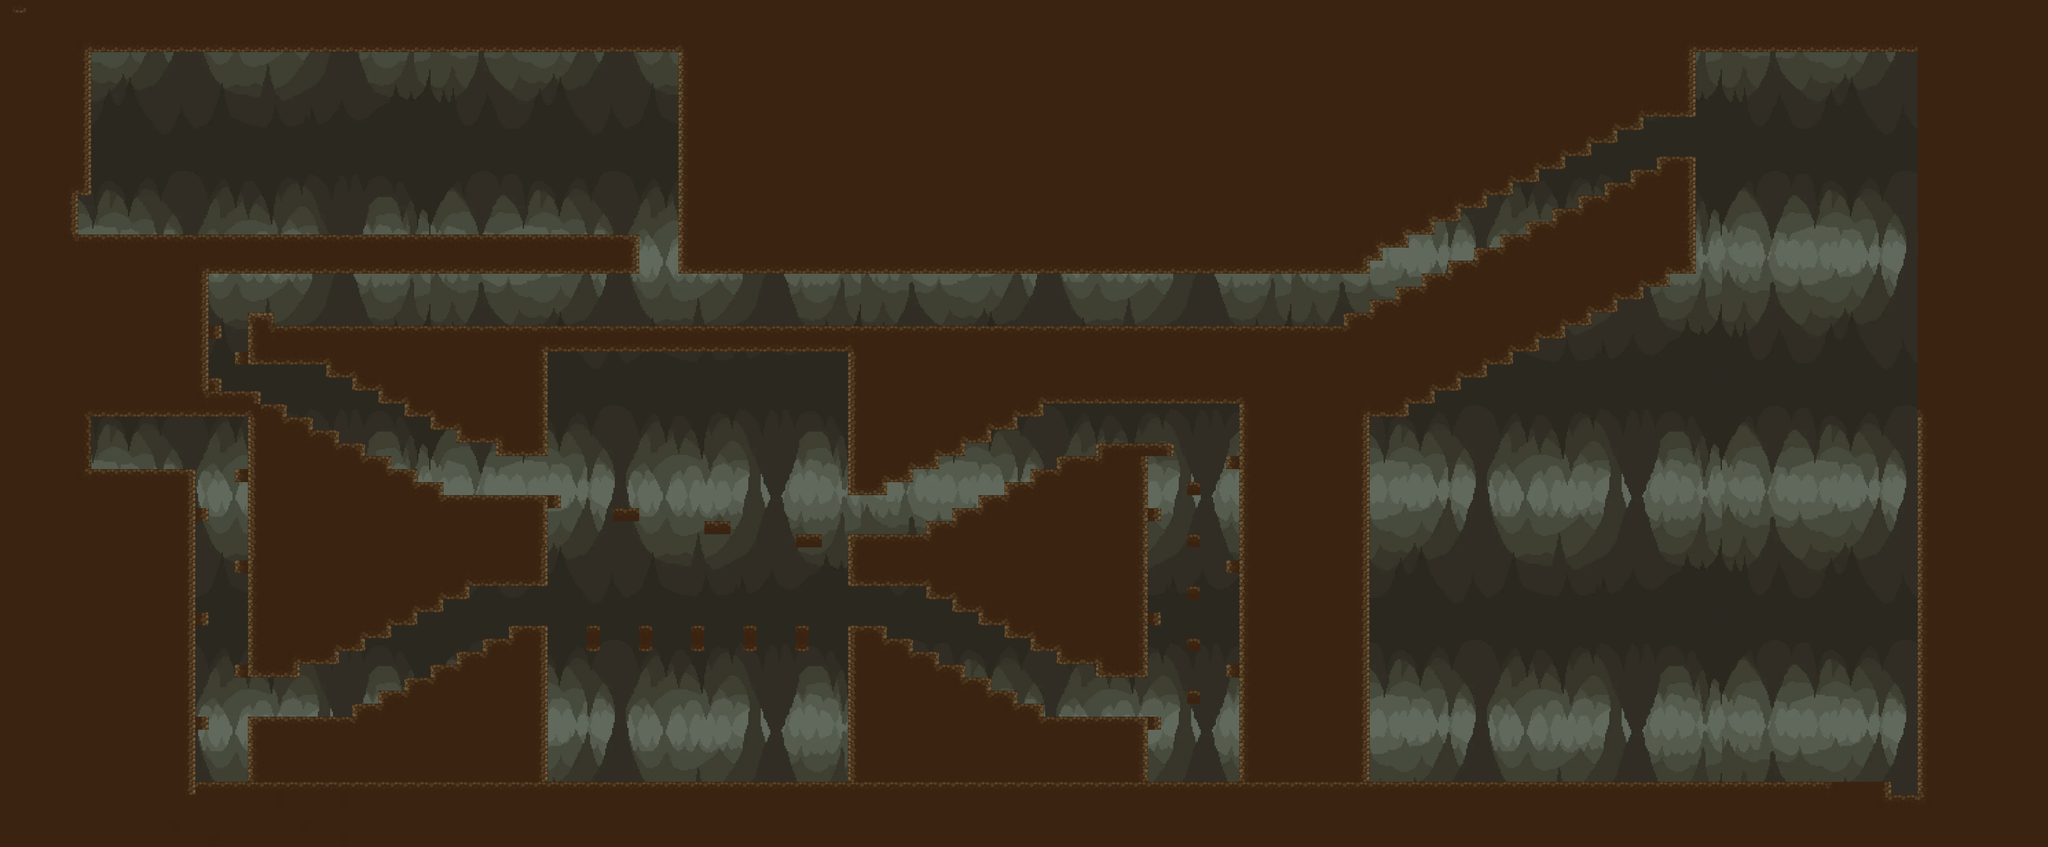

Below is a game level as drawn by its tile map, then a one-line description and the .tmx that defines it (tile-layer data replaced by summaries):
An orthogonal 157x65 tile map with 32x32 px tiles, 2 tile layers (backg, Suelo), 45 tilesets and 326 objects (132x gemaM, 96x gemaB, 30x linternal, 19x fence, 12x estalactitas2, ...).

<map version="1.10" tiledversion="1.11.0" orientation="orthogonal" renderorder="right-down" width="157" height="65" tilewidth="32" tileheight="32" infinite="0" nextlayerid="9" nextobjectid="2079">
 <tileset firstgid="1" name="mona china 1" tilewidth="32" tileheight="32" tilecount="1" columns="1">
  <image source="../../graphics/Protagonist/mona china 1.png" trans="ff00ff" width="32" height="32" />
 </tileset>
 <tileset firstgid="2" name="Tileset" tilewidth="32" tileheight="32" tilecount="60" columns="10">
  <image source="../../graphics/TilesOfMap/1 Tiles/Tileset.png" trans="ff00ff" width="320" height="192" />
 </tileset>
 <tileset firstgid="62" name="backgg" tilewidth="32" tileheight="32" tilecount="4836" columns="93">
  <image source="../../graphics/Background/backgg.png" trans="ff00ff" width="3000" height="1688" />
 </tileset>
 <tileset firstgid="4898" name="meta" tilewidth="32" tileheight="32" tilecount="1" columns="1">
  <image source="../../graphics/Background/meta.png" trans="ff00ff" width="32" height="32" />
 </tileset>
 <tileset firstgid="4899" name="arbol" tilewidth="104" tileheight="135" tilecount="1" columns="1">
  <image source="../../graphics/Background/arbol.png" trans="ff00ff" width="104" height="135" />
 </tileset>
 <tileset firstgid="4900" name="dam" tilewidth="64" tileheight="64" tilecount="1" columns="1">
  <image source="../../graphics/Background/dam.png" trans="ff00ff" width="64" height="64" />
 </tileset>
 <tileset firstgid="4901" name="gre" tilewidth="64" tileheight="64" tilecount="1" columns="1">
  <image source="../../graphics/Background/gre.png" trans="ff00ff" width="64" height="64" />
 </tileset>
 <tileset firstgid="4902" name="jos" tilewidth="64" tileheight="64" tilecount="1" columns="1">
  <image source="../../graphics/Background/jos.png" trans="ff00ff" width="64" height="64" />
 </tileset>
 <tileset firstgid="4903" name="mig" tilewidth="64" tileheight="64" tilecount="1" columns="1">
  <image source="../../graphics/Background/mig.png" trans="ff00ff" width="64" height="64" />
 </tileset>
 <tileset firstgid="4904" name="nao" tilewidth="64" tileheight="64" tilecount="1" columns="1">
  <image source="../../graphics/Background/nao.png" trans="ff00ff" width="64" height="64" />
 </tileset>
 <tileset firstgid="4905" name="rox" tilewidth="64" tileheight="64" tilecount="1" columns="1">
  <image source="../../graphics/Background/rox.png" trans="ff00ff" width="64" height="64" />
 </tileset>
 <tileset firstgid="4906" name="flechaa" tilewidth="13" tileheight="21" tilecount="1" columns="1">
  <image source="../../graphics/Background/flechaa.png" trans="ff00ff" width="13" height="21" />
 </tileset>
 <tileset firstgid="4907" name="flechab" tilewidth="13" tileheight="21" tilecount="1" columns="1">
  <image source="../../graphics/Background/flechab.png" trans="ff00ff" width="13" height="21" />
 </tileset>
 <tileset firstgid="4908" name="derecha" tilewidth="16" tileheight="21" tilecount="1" columns="1">
  <image source="../../graphics/Background/derecha.png" trans="ff00ff" width="16" height="21" />
 </tileset>
 <tileset firstgid="4909" name="arbu" tilewidth="29" tileheight="15" tilecount="1" columns="1">
  <image source="../../graphics/Background/arbu.png" trans="ff00ff" width="29" height="15" />
 </tileset>
 <tileset firstgid="4910" name="arbust" tilewidth="63" tileheight="27" tilecount="1" columns="1">
  <image source="../../graphics/Background/arbust.png" trans="ff00ff" width="63" height="27" />
 </tileset>
 <tileset firstgid="4911" name="rocab" tilewidth="31" tileheight="31" tilecount="1" columns="1">
  <image source="../../graphics/Background/rocab.png" trans="ff00ff" width="31" height="31" />
 </tileset>
 <tileset firstgid="4912" name="rocag" tilewidth="63" tileheight="59" tilecount="1" columns="1">
  <image source="../../graphics/Background/rocag.png" trans="ff00ff" width="63" height="59" />
 </tileset>
 <tileset firstgid="4913" name="st" tilewidth="12" tileheight="12" tilecount="1" columns="1">
  <image source="../../graphics/Background/st.png" trans="ff00ff" width="12" height="12" />
 </tileset>
 <tileset firstgid="4914" name="pa" tilewidth="17" tileheight="16" tilecount="1" columns="1">
  <image source="../../graphics/Background/pa.png" trans="ff00ff" width="17" height="16" />
 </tileset>
 <tileset firstgid="4915" name="fondo" tilewidth="32" tileheight="32" tilecount="1" columns="1">
  <image source="../../graphics/Background/fondo.png" trans="ff00ff" width="32" height="32" />
 </tileset>
 <tileset firstgid="4916" name="negro" tilewidth="32" tileheight="32" tilecount="1" columns="1">
  <image source="../../graphics/Background/negro.png" trans="ff00ff" width="32" height="32" />
 </tileset>
 <tileset firstgid="4917" name="ded" tilewidth="5" tileheight="6" tilecount="1" columns="1">
  <image source="../../graphics/Background/ded.png" trans="ff00ff" width="5" height="6" />
 </tileset>
 <tileset firstgid="4918" name="picos1" tilewidth="32" tileheight="32" tilecount="1" columns="1">
  <image source="../../graphics/Background/picos1.png" trans="ff00ff" width="32" height="32" />
 </tileset>
 <tileset firstgid="4919" name="picos2" tilewidth="32" tileheight="32" tilecount="1" columns="1">
  <image source="../../graphics/Background/picos2.png" trans="ff00ff" width="32" height="32" />
 </tileset>
 <tileset firstgid="4920" name="picos3" tilewidth="32" tileheight="32" tilecount="1" columns="1">
  <image source="../../graphics/Background/picos3.png" trans="ff00ff" width="32" height="32" />
 </tileset>
 <tileset firstgid="4921" name="enemy1" tilewidth="64" tileheight="64" tilecount="1" columns="1">
  <image source="../../graphics/enemies/enemy1.png" trans="ff00ff" width="64" height="64" />
 </tileset>
 <tileset firstgid="4922" name="victoria" tilewidth="32" tileheight="64" tilecount="1" columns="1">
  <image source="../../graphics/Background/victoria.png" trans="ff00ff" width="32" height="64" />
 </tileset>
 <tileset firstgid="4923" name="aaaa" tilewidth="32" tileheight="32" tilecount="594" columns="33">
  <image source="../../graphics/Background/aaaa.png" trans="ff00ff" width="1080" height="594" />
 </tileset>
 <tileset firstgid="5517" name="suelo" tilewidth="32" tileheight="32" tilecount="256" columns="16">
  <image source="../../graphics/TilesOfMap/suelo.png" trans="ff00ff" width="512" height="512" />
 </tileset>
 <tileset firstgid="5773" name="gemaM" tilewidth="32" tileheight="32" tilecount="1" columns="1">
  <image source="../../graphics/Background/gemaM.png" trans="ff00ff" width="32" height="32" />
 </tileset>
 <tileset firstgid="5774" name="linternal" tilewidth="32" tileheight="64" tilecount="1" columns="1">
  <image source="../../graphics/Background/linternal.png" trans="ff00ff" width="32" height="64" />
 </tileset>
 <tileset firstgid="5775" name="dino" tilewidth="75" tileheight="75" tilecount="1" columns="1">
  <image source="../../graphics/Background/dino.png" trans="ff00ff" width="75" height="75" />
 </tileset>
 <tileset firstgid="5776" name="gemaB" tilewidth="32" tileheight="32" tilecount="1" columns="1">
  <image source="../../graphics/Background/gemaB.png" trans="ff00ff" width="32" height="32" />
 </tileset>
 <tileset firstgid="5777" name="yo" tilewidth="513" tileheight="979" tilecount="1" columns="1">
  <image source="../../graphics/Background/yo.png" trans="ff00ff" width="513" height="979" />
 </tileset>
 <tileset firstgid="5778" name="estalactitas" tilewidth="32" tileheight="32" tilecount="1" columns="1">
  <image source="../../graphics/Background/estalactitas.png" trans="ff00ff" width="32" height="32" />
 </tileset>
 <tileset firstgid="5779" name="fence" tilewidth="75" tileheight="28" tilecount="1" columns="1">
  <image source="../../graphics/Background/fence.png" trans="ff00ff" width="75" height="28" />
 </tileset>
 <tileset firstgid="5780" name="estalactitas2" tilewidth="32" tileheight="32" tilecount="1" columns="1">
  <image source="../../graphics/Background/estalactitas2.png" trans="ff00ff" width="32" height="32" />
 </tileset>
 <tileset firstgid="5781" name="naonao" tilewidth="512" tileheight="1600" tilecount="1" columns="1">
  <image source="../../graphics/Background/naonao.png" trans="ff00ff" width="512" height="1600" />
 </tileset>
 <tileset firstgid="5782" name="xor" tilewidth="482" tileheight="1376" tilecount="1" columns="1">
  <image source="../../graphics/Background/xor.png" trans="ff00ff" width="482" height="1376" />
 </tileset>
 <tileset firstgid="5783" name="mancha" tilewidth="50" tileheight="50" tilecount="1" columns="1">
  <image source="../../graphics/Background/mancha.png" trans="ff00ff" width="50" height="50" />
 </tileset>
 <tileset firstgid="5784" name="mancha" tilewidth="50" tileheight="50" tilecount="1" columns="1">
  <image source="../../graphics/Background/mancha.png" trans="ff00ff" width="50" height="50" />
 </tileset>
 <tileset firstgid="5785" name="peligro" tilewidth="32" tileheight="32" tilecount="1" columns="1">
  <image source="../../graphics/Background/peligro.png" trans="ff00ff" width="32" height="32" />
 </tileset>
 <tileset firstgid="5786" name="error" tilewidth="6" tileheight="8" tilecount="1" columns="1">
  <image source="../../graphics/Background/error.png" trans="ff00ff" width="6" height="8" />
 </tileset>
 <tileset firstgid="5787" name="izquierda" tilewidth="16" tileheight="21" tilecount="1" columns="1">
  <image source="../../graphics/Background/izquierda.png" trans="ff00ff" width="16" height="21" />
 </tileset>
 <layer id="3" name="backg" width="157" height="65">
  <data>[10205 cells, 9750 non-empty, 594 distinct tile ids]</data>
 </layer>
 <layer id="1" name="Suelo" width="157" height="65">
  <data>[10205 cells, 5894 non-empty, 9 distinct tile ids]</data>
 </layer>
 <objectgroup id="5" name="Backgtras">
  <properties>
   <property name="platfrom" type="object" value="0" />
  </properties>
  <object id="697" name="estalactitas2" gid="5780" x="1376" y="1920" width="150.667" height="150.667" />
  <object id="698" name="estalactitas2" gid="5780" x="1472" y="1920" width="150.667" height="150.667" />
  <object id="699" name="estalactitas2" gid="5780" x="1568" y="1920" width="150.667" height="150.667" />
  <object id="700" name="estalactitas2" gid="5780" x="1664" y="1920" width="150.667" height="150.667" />
  <object id="701" name="estalactitas2" gid="5780" x="1760" y="1920" width="150.667" height="150.667" />
  <object id="702" name="estalactitas2" gid="5780" x="1856" y="1920" width="150.667" height="150.667" />
  <object id="703" name="estalactitas2" gid="5780" x="1952" y="1920" width="150.667" height="150.667" />
  <object id="704" name="estalactitas2" gid="5780" x="1332.67" y="1920" width="98.0003" height="150.667" />
  <object id="705" name="estalactitas2" gid="5780" x="469.142" y="1920.5" width="89.667" height="89.667" />
  <object id="706" name="estalactitas2" gid="5780" x="526.274" y="1920.5" width="89.667" height="89.667" />
  <object id="803" name="dino" gid="5775" x="2720" y="320" width="75" height="75" />
  <object id="804" name="dino" gid="5775" x="2720" y="416" width="75" height="75" />
  <object id="805" name="dino" gid="5775" x="2720" y="224" width="75" height="75" />
  <object id="811" name="dino" gid="5775" x="1792" y="608" width="75" height="75" />
  <object id="813" name="dino" gid="5775" x="3168" y="640" width="75" height="75" />
  <object id="816" name="naonao" gid="5781" x="2624" y="352" width="42.6667" height="133.333" />
  <object id="817" name="xor" gid="5782" x="2848" y="352" width="45.4128" height="129.643" />
  <object id="841" name="estalactitas2" gid="5780" x="2798" y="1920" width="150.667" height="150.667" />
  <object id="842" name="estalactitas2" gid="5780" x="2906.67" y="1918.67" width="150.667" height="150.667" />
  <object id="1007" name="dino" gid="5775" x="288" y="1280" width="75" height="75" />
  <object id="1008" name="dino" gid="5775" x="640" y="1600" width="109" height="109" />
  <object id="1009" name="dino" gid="5775" x="2688" y="1248" width="75" height="75" />
  <object id="1010" name="dino" gid="5775" x="2112" y="1056" width="75" height="75" />
  <object id="1779" name="gemaM" gid="5773" x="384" y="1184" width="10" height="10" rotation="10" />
  <object id="1780" name="gemaM" gid="5773" x="224" y="1312" width="10" height="10" rotation="10" />
  <object id="1781" name="gemaM" gid="5773" x="384" y="1376" width="10" height="10" rotation="10" />
  <object id="1782" name="gemaM" gid="5773" x="320" y="1568" width="10" height="10" rotation="10" />
  <object id="1783" name="gemaM" gid="5773" x="416" y="1664" width="10" height="10" rotation="10" />
  <object id="1784" name="gemaM" gid="5773" x="352" y="1792" width="10" height="10" rotation="10" />
  <object id="1785" name="gemaM" gid="5773" x="448" y="1888" width="10" height="10" rotation="10" />
  <object id="1786" name="gemaM" gid="5773" x="544" y="1952" width="10" height="10" rotation="10" />
  <object id="1787" name="gemaM" gid="5773" x="640" y="1824" width="10" height="10" rotation="10" />
  <object id="1788" name="gemaM" gid="5773" x="832" y="1824" width="10" height="10" rotation="10" />
  <object id="1789" name="gemaM" gid="5773" x="992" y="1760" width="10" height="10" rotation="10" />
  <object id="1790" name="gemaM" gid="5773" x="1152" y="1632" width="10" height="10" rotation="10" />
  <object id="1791" name="gemaM" gid="5773" x="1312" y="1568" width="10" height="10" rotation="10" />
  <object id="1792" name="gemaM" gid="5773" x="1568" y="1568" width="10" height="10" rotation="10" />
  <object id="1793" name="gemaM" gid="5773" x="1952" y="1568" width="10" height="10" rotation="10" />
  <object id="1794" name="gemaM" gid="5773" x="2176" y="1632" width="10" height="10" rotation="10" />
  <object id="1795" name="gemaM" gid="5773" x="2304" y="1664" width="10" height="10" rotation="10" />
  <object id="1796" name="gemaM" gid="5773" x="2400" y="1728" width="10" height="10" rotation="10" />
  <object id="1797" name="gemaM" gid="5773" x="2528" y="1792" width="10" height="10" rotation="10" />
  <object id="1798" name="gemaM" gid="5773" x="2624" y="1792" width="10" height="10" rotation="10" />
  <object id="1799" name="gemaM" gid="5773" x="2688" y="1824" width="10" height="10" rotation="10" />
  <object id="1800" name="gemaM" gid="5773" x="2816" y="1760" width="10" height="10" rotation="10" />
  <object id="1801" name="gemaM" gid="5773" x="3008" y="1664" width="10" height="10" rotation="10" />
  <object id="1802" name="gemaM" gid="5773" x="3040" y="1568" width="10" height="10" rotation="10" />
  <object id="1803" name="gemaM" gid="5773" x="2752" y="1568" width="10" height="10" rotation="10" />
  <object id="1804" name="gemaM" gid="5773" x="2784" y="1472" width="10" height="10" rotation="10" />
  <object id="1805" name="gemaM" gid="5773" x="3072" y="1408" width="10" height="10" rotation="10" />
  <object id="1806" name="gemaM" gid="5773" x="3072" y="1216" width="10" height="10" rotation="10" />
  <object id="1807" name="gemaM" gid="5773" x="2688" y="1344" width="10" height="10" rotation="10" />
  <object id="1808" name="gemaM" gid="5773" x="3136" y="1088" width="10" height="10" rotation="10" />
  <object id="1809" name="gemaM" gid="5773" x="2944" y="960" width="10" height="10" rotation="10" />
  <object id="1810" name="gemaM" gid="5773" x="2752" y="960" width="10" height="10" rotation="10" />
  <object id="1811" name="gemaM" gid="5773" x="2720" y="1120" width="10" height="10" rotation="10" />
  <object id="1812" name="gemaM" gid="5773" x="2560" y="1184" width="10" height="10" rotation="10" />
  <object id="1813" name="gemaM" gid="5773" x="2432" y="1344" width="10" height="10" rotation="10" />
  <object id="1814" name="gemaM" gid="5773" x="2368" y="1280" width="10" height="10" rotation="10" />
  <object id="1815" name="gemaM" gid="5773" x="2272" y="1312" width="10" height="10" rotation="10" />
  <object id="1816" name="gemaM" gid="5773" x="2208" y="1344" width="10" height="10" rotation="10" />
  <object id="1817" name="gemaM" gid="5773" x="2144" y="1408" width="10" height="10" rotation="10" />
  <object id="1818" name="gemaM" gid="5773" x="2144" y="1152" width="10" height="10" rotation="10" />
  <object id="1819" name="gemaM" gid="5773" x="2304" y="1056" width="10" height="10" rotation="10" />
  <object id="1820" name="gemaM" gid="5773" x="2464" y="1024" width="10" height="10" rotation="10" />
  <object id="1821" name="gemaM" gid="5773" x="2560" y="960" width="10" height="10" rotation="10" />
  <object id="1822" name="gemaM" gid="5773" x="1984" y="1344" width="10" height="10" rotation="10" />
  <object id="1823" name="gemaM" gid="5773" x="1728" y="1312" width="10" height="10" rotation="10" />
  <object id="1824" name="gemaM" gid="5773" x="1312" y="1248" width="10" height="10" rotation="10" />
  <object id="1825" name="gemaM" gid="5773" x="1248" y="1376" width="10" height="10" rotation="10" />
  <object id="1826" name="gemaM" gid="5773" x="1056" y="1472" width="10" height="10" rotation="10" />
  <object id="1827" name="gemaM" gid="5773" x="864" y="1600" width="10" height="10" rotation="10" />
  <object id="1828" name="gemaM" gid="5773" x="704" y="1664" width="10" height="10" rotation="10" />
  <object id="1829" name="gemaM" gid="5773" x="640" y="1504" width="10" height="10" rotation="10" />
  <object id="1830" name="gemaM" gid="5773" x="704" y="1280" width="10" height="10" rotation="10" />
  <object id="1831" name="gemaM" gid="5773" x="640" y="1152" width="10" height="10" rotation="10" />
  <object id="1832" name="gemaM" gid="5773" x="448" y="992" width="10" height="10" rotation="10" />
  <object id="1833" name="gemaM" gid="5773" x="224" y="1024" width="10" height="10" rotation="10" />
  <object id="1834" name="gemaM" gid="5773" x="192" y="1152" width="10" height="10" rotation="10" />
  <object id="1835" name="gemaM" gid="5773" x="448" y="864" width="10" height="10" rotation="10" />
  <object id="1836" name="gemaM" gid="5773" x="672" y="864" width="10" height="10" rotation="10" />
  <object id="1837" name="gemaM" gid="5773" x="416" y="768" width="10" height="10" rotation="10" />
  <object id="1838" name="gemaM" gid="5773" x="512" y="640" width="10" height="10" rotation="10" />
  <object id="1839" name="gemaM" gid="5773" x="704" y="608" width="10" height="10" rotation="10" />
  <object id="1840" name="gemaM" gid="5773" x="800" y="672" width="10" height="10" rotation="10" />
  <object id="1841" name="gemaM" gid="5773" x="960" y="640" width="10" height="10" rotation="10" />
  <object id="1842" name="gemaM" gid="5773" x="1120" y="672" width="10" height="10" rotation="10" />
  <object id="1843" name="gemaM" gid="5773" x="1280" y="640" width="10" height="10" rotation="10" />
  <object id="1844" name="gemaM" gid="5773" x="1472" y="640" width="10" height="10" rotation="10" />
  <object id="1845" name="gemaM" gid="5773" x="1376" y="832" width="10" height="10" rotation="10" />
  <object id="1846" name="gemaM" gid="5773" x="1248" y="896" width="10" height="10" rotation="10" />
  <object id="1847" name="gemaM" gid="5773" x="1152" y="864" width="10" height="10" rotation="10" />
  <object id="1848" name="gemaM" gid="5773" x="992" y="864" width="10" height="10" rotation="10" />
  <object id="1849" name="gemaM" gid="5773" x="768" y="832" width="10" height="10" rotation="10" />
  <object id="1850" name="gemaM" gid="5773" x="1216" y="1056" width="10" height="10" rotation="10" />
  <object id="1851" name="gemaM" gid="5773" x="1088" y="1024" width="10" height="10" rotation="10" />
  <object id="1852" name="gemaM" gid="5773" x="864" y="896" width="10" height="10" rotation="10" />
  <object id="1853" name="gemaM" gid="5773" x="1120" y="1280" width="10" height="10" rotation="10" />
  </objectgroup>
 <objectgroup id="4" name="enemies">
  <!-- 6 objects omitted --></objectgroup>
 <objectgroup id="2" name="Objetos">
  <!-- 6 objects omitted --></objectgroup>
</map>
<!-- 228 of 326 objects omitted -->
